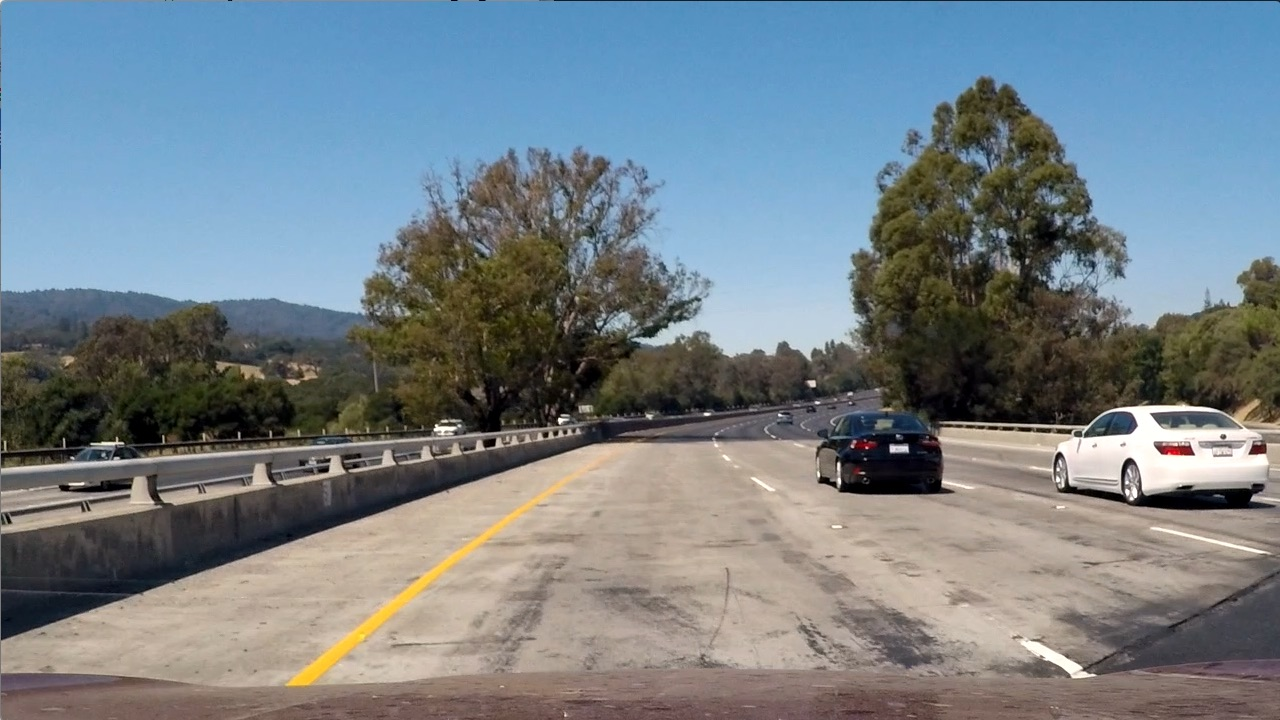
#> input picture CarND-Vehicle-Detection/test_images/test1.jpg, 1280 x 720 px, found by its file name
$ jupyter execute --allow-errors Project5.ipynb   (shell and % lines are left out)   (older library calls are emulated)
#> lines starting #> are read from the running program, lines starting #| are printed output that depends on the picture
# Vehicle Detection Project

[cell 1]
# load all modules
import os
import numpy as np
import pickle
import cv2
import glob
import time
import matplotlib.image as mpimg
import matplotlib.pyplot as plt

from sklearn.externals import joblib
from skimage.feature import hog
#> (the rest of this cell did not finish here and is left out)

[cell 2]
# training data
images_car = glob.glob('./data/vehicles/**/*.png')
images_noncar = glob.glob('./data/non-vehicles/**/*.png')
print("Data size of car images:" ,len(images_car), ",Data size of non car images:",len(images_noncar))

## Data Visualization

[cell 3]

fig, axs = plt.subplots(4,4, figsize=(16, 16))
fig.subplots_adjust(hspace = .2, wspace=.001)
axs = axs.ravel()

#> (the rest of this cell did not finish here and is left out)

### Extracting color and hog features

[cell 4]
# Define a function to return HOG features and visualization
# [11 lines left out: function get_hog_features, not called in this run]

[cell 5]
# Define a function to compute binned color features
# [16 lines left out: functions bin_spatial, color_hist, not called in this run]

[cell 6]
# Define a function to extract features from a list of images
# Have this function call bin_spatial() and color_hist()
def extract_features(imgs, color_space='RGB', spatial_size=(32, 32),
                        hist_bins=32, orient=9,
                        pix_per_cell=8, cell_per_block=2, hog_channel=0,
                        spatial_feat=True, hist_feat=True, hog_feat=True):
    # Create a list to append feature vectors to
    features = []
    # Iterate through the list of images
    for file in imgs:
        file_features = []
        # Read in each one by one
        image = mpimg.imread(file)
        # apply color conversion if other than 'RGB'
        if color_space != 'RGB':
            if color_space == 'HSV':
                feature_image = cv2.cvtColor(image, cv2.COLOR_RGB2HSV)
            elif color_space == 'LUV':
                feature_image = cv2.cvtColor(image, cv2.COLOR_RGB2LUV)
            elif color_space == 'HLS':
                feature_image = cv2.cvtColor(image, cv2.COLOR_RGB2HLS)
            elif color_space == 'YUV':
                feature_image = cv2.cvtColor(image, cv2.COLOR_RGB2YUV)
            elif color_space == 'YCrCb':
                feature_image = cv2.cvtColor(image, cv2.COLOR_RGB2YCrCb)
        else: feature_image = np.copy(image)

        if spatial_feat == True:
            spatial_features = bin_spatial(feature_image, size=spatial_size)
            file_features.append(spatial_features)
        if hist_feat == True:
            # Apply color_hist()
            hist_features = color_hist(feature_image, nbins=hist_bins, bins_range=(0, 256))
            file_features.append(hist_features)
        if hog_feat == True:
        # Call get_hog_features() with vis=False, feature_vec=True
            if hog_channel == 'ALL':
                hog_features = []
                for channel in range(feature_image.shape[2]):
                    hog_features.append(get_hog_features(feature_image[:,:,channel],
                                        orient, pix_per_cell, cell_per_block,
                                        vis=False, feature_vec=True))
                hog_features = np.ravel(hog_features)
            else:
                hog_features = get_hog_features(feature_image[:,:,hog_channel], orient,
                            pix_per_cell, cell_per_block, vis=False, feature_vec=True)
            # Append the new feature vector to the features list
            file_features.append(hog_features)
        features.append(np.concatenate(file_features))
    # Return list of feature vectors
    return features

[cell 7]
# Define a function to extract features from a list of images
# Have this function call bin_spatial() and color_hist()
# [46 lines left out: function extract_features_image, not called in this run]

## extract test image for data set

#> (a cell that did not finish here is left out)

#> (a cell that did not finish here is left out)

### Model tuning ans training

[cell 10]
color_space = 'YCrCb' # Can be RGB, HSV, LUV, HLS, YUV, YCrCb
orient = 8  # HOG orientations
pix_per_cell = 8 # HOG pixels per cell
cell_per_block = 2 # HOG cells per block
hog_channel = "ALL" # Can be 0, 1, 2, or "ALL"
spatial_size = (16, 16) # Spatial binning dimensions
hist_bins = 32    # Number of histogram bins

spatial_feat = True # Spatial features on or off
hist_feat = True # Histogram features on or off
hog_feat = True # HOG features on or off


car_features = extract_features(images_car, color_space=color_space,
                        spatial_size=spatial_size, hist_bins=hist_bins,
                        orient=orient, pix_per_cell=pix_per_cell,
                        cell_per_block=cell_per_block,
                        hog_channel=hog_channel, spatial_feat=spatial_feat,
                        hist_feat=hist_feat, hog_feat=hog_feat)

notcar_features = extract_features(images_noncar, color_space=color_space,
                        spatial_size=spatial_size, hist_bins=hist_bins,
                        orient=orient, pix_per_cell=pix_per_cell,
                        cell_per_block=cell_per_block,
                        hog_channel=hog_channel, spatial_feat=spatial_feat,
                        hist_feat=hist_feat, hog_feat=hog_feat)

X = np.vstack((car_features, notcar_features)).astype(np.float64)
# Fit a per-column scaler
#> (the rest of this cell did not finish here and is left out)

[cell 11]
t = time.time()
#> (the rest of this cell did not finish here and is left out)

#> (a cell that did not finish here is left out)

## Sliding window

[cell 13]
# [9 lines left out: function convert_color, not called in this run]


# Define a function that takes an image,
# start and stop positions in both x and y,
# window size (x and y dimensions),
# and overlap fraction (for both x and y)
def slide_window(img, x_start_stop=[None, None], y_start_stop=[None, None],
                    xy_window=(64, 64), xy_overlap=(0.5, 0.5)):
    # If x and/or y start/stop positions not defined, set to image size
    if x_start_stop[0] == None:
        x_start_stop[0] = 0
    if x_start_stop[1] == None:
        x_start_stop[1] = img.shape[1]
    if y_start_stop[0] == None:
        y_start_stop[0] = 0
    if y_start_stop[1] == None:
        y_start_stop[1] = img.shape[0]
    # Compute the span of the region to be searched
    xspan = x_start_stop[1] - x_start_stop[0]
    yspan = y_start_stop[1] - y_start_stop[0]
    # Compute the number of pixels per step in x/y
    nx_pix_per_step = np.int(xy_window[0]*(1 - xy_overlap[0]))
    ny_pix_per_step = np.int(xy_window[1]*(1 - xy_overlap[1]))

    # Compute the number of windows in x/y
    nx_buffer = np.int(xy_window[0]*(xy_overlap[0]))
    ny_buffer = np.int(xy_window[1]*(xy_overlap[1]))
    nx_windows = np.int((xspan-nx_buffer)/nx_pix_per_step)
    ny_windows = np.int((yspan-ny_buffer)/ny_pix_per_step)
    # Initialize a list to append window positions to
    window_list = []
    # Loop through finding x and y window positions
    # Note: you could vectorize this step, but in practice
    # you'll be considering windows one by one with your
    # classifier, so looping makes sense
    for ys in range(ny_windows):
        for xs in range(nx_windows):
            # Calculate window position
            startx = xs*nx_pix_per_step + x_start_stop[0]
            endx = startx + xy_window[0]
            starty = ys*ny_pix_per_step + y_start_stop[0]
            endy = starty + xy_window[1]

            # Append window position to list
            window_list.append(((startx, starty), (endx, endy)))
    # Return the list of windows
    return window_list

# Define a single function that can extract features using hog sub-sampling and make predictions
# [45 lines left out: function find_cars, not called in this run]

[cell 14]
# Define a function to draw bounding boxes
# [9 lines left out: function draw_boxes, not called in this run]

[cell 15]
img = mpimg.imread('.\\test_images\\test1.jpg')
#> img is the input picture: shape (720, 1280, 3); mean R, G, B 117.5, 128.7, 135.5

ystart = 350
ystop = 700

color_space = 'YCrCb'
orient = 8  # HOG orientations
pix_per_cell = 8 # HOG pixels per cell
cell_per_block = 2 # HOG cells per block
hog_channel = "ALL" # Can be 0, 1, 2, or "ALL"
spatial_size = (16, 16) # Spatial binning dimensions
hist_bins = 32    # Number of histogram bins
scale = 1.5
xy_window = (int(64*scale), int(64*scale))
xy_overlap = (0.5, 0.5)


#> (the rest of this cell did not finish here and is left out)

[cell 16]
def draw_searching_range(img, m_scale):

    rectangles = []

    xy_overlap = (0.5, 0.5)


    ystart = 390
    ystop = ystart + 64

    y_origin_start = ystart
    yend = 760
    scale = 1.0
    y_windows = 64
    gap = 16
    xy_window = (int(64*scale), int(64*scale))
    counter = 0

    x_start =  None if img.shape[1]%int(y_windows//2) == 0 else img.shape[1]%int(y_windows//2)

    draw_img = np.copy(img)

    while(ystop < yend):

        y_start_stop = [ystart, ystop]

        if (scale == m_scale):
            rect = slide_window(img, x_start_stop=[x_start, None], y_start_stop=y_start_stop,
                                xy_window=xy_window, xy_overlap=xy_overlap)
            rectangles.append(rect)


        if(counter%2 == 0):
            ystart = y_origin_start + int((counter/2 + 1)*gap)
        else:
            ystart = y_origin_start

        scale = scale + 0.5*(counter%2)

        y_windows = int(64*scale)
        ystop = ystart + y_windows
        xy_window = (int(64*scale), int(64*scale))

        x_start =  None if img.shape[1]%int(y_windows//2) == 0 else img.shape[1]%int(y_windows//2)
        counter += 1


    car_rect = []
    for r in rectangles:
        for i in r:
            car_rect.append(i)

    thick = 2
    r = 0
    for bbox in car_rect:
        color = (r , 0 ,255)
        r += 2
        cv2.rectangle(draw_img, bbox[0], bbox[1], color, thick)


    return draw_img

[cell 17]
img = mpimg.imread('.\\test_images\\test1.jpg')

fig, axs = plt.subplots(3, 2, figsize=(16,14))
fig.subplots_adjust(hspace = .1, wspace=.002)
axs = axs.ravel()

scale = 1.0

for i in range(6):
    axs[i].imshow(draw_searching_range(img , scale))
    axs[i].axis('off')
    axs[i].set_title("The searching range with windows scale at " + str(scale))
    scale += 0.5
#> after the loop, scale = 4
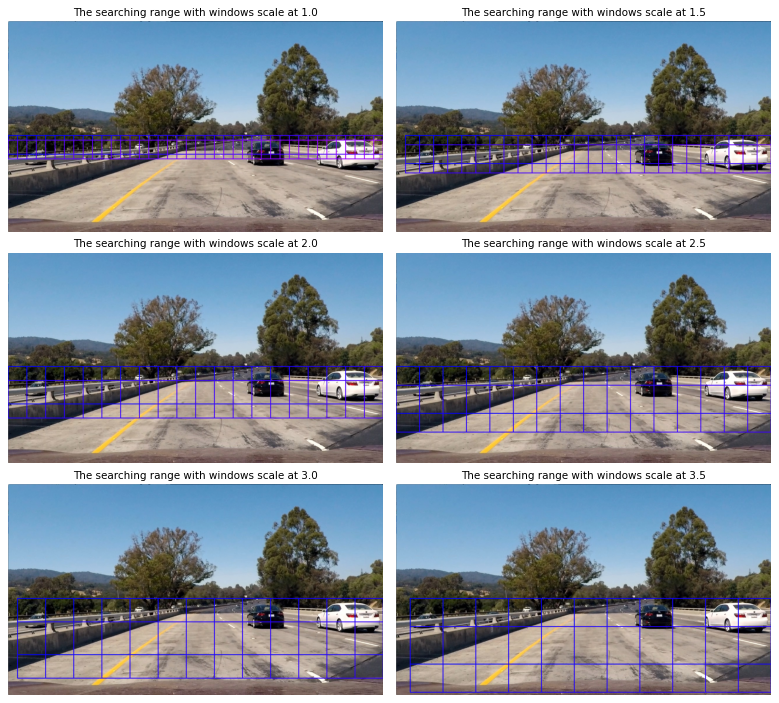
#> figure drawn by matplotlib, 6 panels

[cell 18]
# [30 lines left out: functions add_heat, apply_threshold, draw_labeled_bboxes, not called in this run]

## car detection pipeline

[cell 19]
def car_detection(img, heat_map = False):

#> called with heat_map = False
    rectangles = []
#> rectangles = []

    color_space = 'YCrCb'
    orient = 8  # HOG orientations
    pix_per_cell = 8 # HOG pixels per cell
    cell_per_block = 2 # HOG cells per block
    hog_channel = "ALL" # Can be 0, 1, 2, or "ALL"
    spatial_size = (16, 16) # Spatial binning dimensions
    hist_bins = 32    # Number of histogram bins

    xy_overlap = (0.5, 0.5)


    ystart = 400
    ystop = 464

    y_origin_start = ystart
    yend = 760

    scale = 1.0
    y_windows = 64
    gap = 16
    xy_window = (int(64*scale), int(64*scale))
    counter = 0


    while(ystop < yend):

        rect = find_cars(img, None, None, ystart, ystop, svc, X_scaler, orient, pix_per_cell,
                 cell_per_block, spatial_size, hist_bins, xy_window, xy_overlap)

        rectangles.append(rect)


        if(counter%2 == 0):
            ystart = y_origin_start + int((counter/2 + 1)*gap)
        else:
            ystart = y_origin_start

        scale = scale + 0.5*(counter%2)
        y_windows = int(64*scale)
        ystop = ystart + y_windows
        xy_window = (int(64*scale), int(64*scale))
        counter += 1
#> after the loop, counter = 0; scale = 1
#> after the loop, counter = 0; scale = 1
#> after the loop, counter = 0; scale = 1


    car_rect = []
    for r in rectangles:
        for i in r:
            car_rect.append(i)

    heatmap_img = np.zeros_like(img[:,:,0])
    heatmap_img = add_heat(heatmap_img, car_rect)
    heatmap_img = apply_threshold(heatmap_img, 1)
    if heat_map == True:
        return heatmap_img
    labels = label(heatmap_img)
    draw_img = draw_labeled_bboxes(np.copy(img), labels)

    return draw_img
